Frame 1 (no input): blank canvas, image omitted
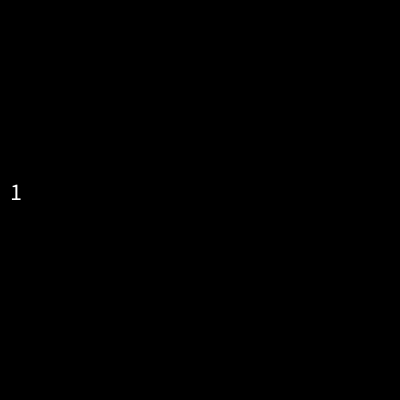
Frame 60 (the mouse pressed at the canvas centre just before this capture)
Frame 120 (the mouse held since frame 60 and released just before this capture): blank canvas, image omitted

The Processing sketch that drew this single still picture (run headless with seeded random() and noise(); from frame 60 on, the mouse is pressed at the canvas centre):

// Processing sketch: millis_timer
// ── millis_timer.pde
int startTime = 0;
void setup() {
  size(400,400); 
  startTime = millis();
}

void draw() {
  background(0);
  fill(255);
  textSize(24);
  int now = millis() - startTime;
  int minutes = (now/1000) % 60;
  text(now / 1000, 10, 200);
}
